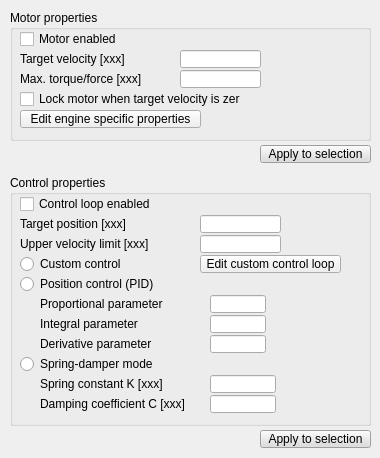
<?xml version="1.0" encoding="UTF-8"?>
<ui version="4.0">
 <class>CQDlgJointDyn</class>
 <widget class="QDialog" name="CQDlgJointDyn">
  <property name="geometry">
   <rect>
    <x>0</x>
    <y>0</y>
    <width>380</width>
    <height>458</height>
   </rect>
  </property>
  <property name="windowTitle">
   <string>Joint Dynamic Properties</string>
  </property>
  <property name="locale">
   <locale language="English" country="UnitedStates"/>
  </property>
  <widget class="QGroupBox" name="qqGroup2">
   <property name="enabled">
    <bool>true</bool>
   </property>
   <property name="geometry">
    <rect>
     <x>10</x>
     <y>10</y>
     <width>361</width>
     <height>131</height>
    </rect>
   </property>
   <property name="title">
    <string>Motor properties</string>
   </property>
   <property name="flat">
    <bool>false</bool>
   </property>
   <property name="checkable">
    <bool>false</bool>
   </property>
   <property name="checked">
    <bool>false</bool>
   </property>
   <widget class="QLabel" name="qqTargetVelocityLabel">
    <property name="geometry">
     <rect>
      <x>10</x>
      <y>40</y>
      <width>161</width>
      <height>18</height>
     </rect>
    </property>
    <property name="text">
     <string>Target velocity [xxx]</string>
    </property>
   </widget>
   <widget class="QLineEdit" name="qqTargetVelocity">
    <property name="geometry">
     <rect>
      <x>170</x>
      <y>40</y>
      <width>81</width>
      <height>18</height>
     </rect>
    </property>
   </widget>
   <widget class="QLineEdit" name="qqMaxForce">
    <property name="geometry">
     <rect>
      <x>170</x>
      <y>60</y>
      <width>81</width>
      <height>18</height>
     </rect>
    </property>
   </widget>
   <widget class="QLabel" name="qqMaxForceLabel">
    <property name="geometry">
     <rect>
      <x>10</x>
      <y>60</y>
      <width>161</width>
      <height>18</height>
     </rect>
    </property>
    <property name="text">
     <string>Max. torque/force [xxx]</string>
    </property>
   </widget>
   <widget class="QToolButton" name="qqAdjustEngineProperties">
    <property name="geometry">
     <rect>
      <x>10</x>
      <y>100</y>
      <width>181</width>
      <height>18</height>
     </rect>
    </property>
    <property name="focusPolicy">
     <enum>Qt::StrongFocus</enum>
    </property>
    <property name="text">
     <string>Edit engine specific properties</string>
    </property>
   </widget>
   <widget class="QCheckBox" name="qqMotorLockEnabled">
    <property name="geometry">
     <rect>
      <x>10</x>
      <y>80</y>
      <width>221</width>
      <height>18</height>
     </rect>
    </property>
    <property name="focusPolicy">
     <enum>Qt::StrongFocus</enum>
    </property>
    <property name="text">
     <string>Lock motor when target velocity is zero</string>
    </property>
   </widget>
   <widget class="QCheckBox" name="qqMotorEnabled">
    <property name="geometry">
     <rect>
      <x>10</x>
      <y>20</y>
      <width>161</width>
      <height>18</height>
     </rect>
    </property>
    <property name="focusPolicy">
     <enum>Qt::StrongFocus</enum>
    </property>
    <property name="text">
     <string>Motor enabled</string>
    </property>
   </widget>
  </widget>
  <widget class="QGroupBox" name="qqGroup">
   <property name="geometry">
    <rect>
     <x>10</x>
     <y>175</y>
     <width>361</width>
     <height>251</height>
    </rect>
   </property>
   <property name="title">
    <string>Control properties</string>
   </property>
   <property name="flat">
    <bool>false</bool>
   </property>
   <property name="checkable">
    <bool>false</bool>
   </property>
   <property name="checked">
    <bool>false</bool>
   </property>
   <widget class="QLineEdit" name="qqVelocityUpperLimit">
    <property name="geometry">
     <rect>
      <x>190</x>
      <y>60</y>
      <width>81</width>
      <height>18</height>
     </rect>
    </property>
   </widget>
   <widget class="QLineEdit" name="qqTargetPosition">
    <property name="geometry">
     <rect>
      <x>190</x>
      <y>40</y>
      <width>81</width>
      <height>18</height>
     </rect>
    </property>
   </widget>
   <widget class="QLabel" name="qqTargetPositionLabel">
    <property name="geometry">
     <rect>
      <x>10</x>
      <y>40</y>
      <width>181</width>
      <height>18</height>
     </rect>
    </property>
    <property name="text">
     <string>Target position [xxx]</string>
    </property>
   </widget>
   <widget class="QLabel" name="label_4">
    <property name="geometry">
     <rect>
      <x>30</x>
      <y>120</y>
      <width>161</width>
      <height>18</height>
     </rect>
    </property>
    <property name="text">
     <string>Proportional parameter</string>
    </property>
   </widget>
   <widget class="QLineEdit" name="qqP">
    <property name="geometry">
     <rect>
      <x>200</x>
      <y>120</y>
      <width>56</width>
      <height>18</height>
     </rect>
    </property>
   </widget>
   <widget class="QLineEdit" name="qqI">
    <property name="geometry">
     <rect>
      <x>200</x>
      <y>140</y>
      <width>56</width>
      <height>18</height>
     </rect>
    </property>
   </widget>
   <widget class="QLabel" name="label_5">
    <property name="geometry">
     <rect>
      <x>30</x>
      <y>140</y>
      <width>161</width>
      <height>18</height>
     </rect>
    </property>
    <property name="text">
     <string>Integral parameter</string>
    </property>
   </widget>
   <widget class="QLineEdit" name="qqD">
    <property name="geometry">
     <rect>
      <x>200</x>
      <y>160</y>
      <width>56</width>
      <height>18</height>
     </rect>
    </property>
   </widget>
   <widget class="QLabel" name="label_6">
    <property name="geometry">
     <rect>
      <x>30</x>
      <y>160</y>
      <width>161</width>
      <height>18</height>
     </rect>
    </property>
    <property name="text">
     <string>Derivative parameter</string>
    </property>
   </widget>
   <widget class="QRadioButton" name="qqCustomControl">
    <property name="geometry">
     <rect>
      <x>10</x>
      <y>80</y>
      <width>131</width>
      <height>18</height>
     </rect>
    </property>
    <property name="focusPolicy">
     <enum>Qt::StrongFocus</enum>
    </property>
    <property name="text">
     <string>Custom control</string>
    </property>
    <property name="autoExclusive">
     <bool>false</bool>
    </property>
   </widget>
   <widget class="QRadioButton" name="qqPositionControl">
    <property name="geometry">
     <rect>
      <x>10</x>
      <y>100</y>
      <width>141</width>
      <height>18</height>
     </rect>
    </property>
    <property name="focusPolicy">
     <enum>Qt::StrongFocus</enum>
    </property>
    <property name="text">
     <string>Position control (PID)</string>
    </property>
    <property name="autoExclusive">
     <bool>false</bool>
    </property>
   </widget>
   <widget class="QToolButton" name="qqEditCustomControl">
    <property name="geometry">
     <rect>
      <x>190</x>
      <y>80</y>
      <width>141</width>
      <height>18</height>
     </rect>
    </property>
    <property name="focusPolicy">
     <enum>Qt::StrongFocus</enum>
    </property>
    <property name="text">
     <string>Edit custom control loop</string>
    </property>
   </widget>
   <widget class="QLineEdit" name="qqK">
    <property name="geometry">
     <rect>
      <x>200</x>
      <y>200</y>
      <width>66</width>
      <height>18</height>
     </rect>
    </property>
   </widget>
   <widget class="QLabel" name="qqCLabel">
    <property name="geometry">
     <rect>
      <x>30</x>
      <y>220</y>
      <width>171</width>
      <height>18</height>
     </rect>
    </property>
    <property name="text">
     <string>Damping coefficient C [xxx]</string>
    </property>
   </widget>
   <widget class="QRadioButton" name="qqSpringControl">
    <property name="geometry">
     <rect>
      <x>10</x>
      <y>180</y>
      <width>141</width>
      <height>18</height>
     </rect>
    </property>
    <property name="focusPolicy">
     <enum>Qt::StrongFocus</enum>
    </property>
    <property name="text">
     <string>Spring-damper mode</string>
    </property>
    <property name="autoExclusive">
     <bool>false</bool>
    </property>
   </widget>
   <widget class="QLineEdit" name="qqC">
    <property name="geometry">
     <rect>
      <x>200</x>
      <y>220</y>
      <width>66</width>
      <height>18</height>
     </rect>
    </property>
   </widget>
   <widget class="QLabel" name="qqKLabel">
    <property name="geometry">
     <rect>
      <x>30</x>
      <y>200</y>
      <width>171</width>
      <height>18</height>
     </rect>
    </property>
    <property name="text">
     <string>Spring constant K [xxx]</string>
    </property>
   </widget>
   <widget class="QLabel" name="qqUpperVelocityLabel">
    <property name="geometry">
     <rect>
      <x>10</x>
      <y>60</y>
      <width>181</width>
      <height>18</height>
     </rect>
    </property>
    <property name="text">
     <string>Upper velocity limit [xxx]</string>
    </property>
   </widget>
   <widget class="QCheckBox" name="qqControlEnabled">
    <property name="geometry">
     <rect>
      <x>10</x>
      <y>20</y>
      <width>181</width>
      <height>18</height>
     </rect>
    </property>
    <property name="focusPolicy">
     <enum>Qt::StrongFocus</enum>
    </property>
    <property name="text">
     <string>Control loop enabled</string>
    </property>
   </widget>
  </widget>
  <widget class="QToolButton" name="qqApplyDynamicProperties">
   <property name="geometry">
    <rect>
     <x>260</x>
     <y>145</y>
     <width>111</width>
     <height>18</height>
    </rect>
   </property>
   <property name="palette">
    <palette>
     <active>
      <colorrole role="WindowText">
       <brush brushstyle="SolidPattern">
        <color alpha="255">
         <red>0</red>
         <green>0</green>
         <blue>0</blue>
        </color>
       </brush>
      </colorrole>
      <colorrole role="Button">
       <brush brushstyle="SolidPattern">
        <color alpha="255">
         <red>220</red>
         <green>220</green>
         <blue>220</blue>
        </color>
       </brush>
      </colorrole>
      <colorrole role="Light">
       <brush brushstyle="SolidPattern">
        <color alpha="255">
         <red>255</red>
         <green>255</green>
         <blue>255</blue>
        </color>
       </brush>
      </colorrole>
      <colorrole role="Midlight">
       <brush brushstyle="SolidPattern">
        <color alpha="255">
         <red>237</red>
         <green>237</green>
         <blue>237</blue>
        </color>
       </brush>
      </colorrole>
      <colorrole role="Dark">
       <brush brushstyle="SolidPattern">
        <color alpha="255">
         <red>110</red>
         <green>110</green>
         <blue>110</blue>
        </color>
       </brush>
      </colorrole>
      <colorrole role="Mid">
       <brush brushstyle="SolidPattern">
        <color alpha="255">
         <red>147</red>
         <green>147</green>
         <blue>147</blue>
        </color>
       </brush>
      </colorrole>
      <colorrole role="Text">
       <brush brushstyle="SolidPattern">
        <color alpha="255">
         <red>0</red>
         <green>0</green>
         <blue>0</blue>
        </color>
       </brush>
      </colorrole>
      <colorrole role="BrightText">
       <brush brushstyle="SolidPattern">
        <color alpha="255">
         <red>255</red>
         <green>255</green>
         <blue>255</blue>
        </color>
       </brush>
      </colorrole>
      <colorrole role="ButtonText">
       <brush brushstyle="SolidPattern">
        <color alpha="255">
         <red>0</red>
         <green>0</green>
         <blue>0</blue>
        </color>
       </brush>
      </colorrole>
      <colorrole role="Base">
       <brush brushstyle="SolidPattern">
        <color alpha="255">
         <red>255</red>
         <green>255</green>
         <blue>255</blue>
        </color>
       </brush>
      </colorrole>
      <colorrole role="Window">
       <brush brushstyle="SolidPattern">
        <color alpha="255">
         <red>220</red>
         <green>220</green>
         <blue>220</blue>
        </color>
       </brush>
      </colorrole>
      <colorrole role="Shadow">
       <brush brushstyle="SolidPattern">
        <color alpha="255">
         <red>0</red>
         <green>0</green>
         <blue>0</blue>
        </color>
       </brush>
      </colorrole>
      <colorrole role="AlternateBase">
       <brush brushstyle="SolidPattern">
        <color alpha="255">
         <red>237</red>
         <green>237</green>
         <blue>237</blue>
        </color>
       </brush>
      </colorrole>
      <colorrole role="ToolTipBase">
       <brush brushstyle="SolidPattern">
        <color alpha="255">
         <red>255</red>
         <green>255</green>
         <blue>220</blue>
        </color>
       </brush>
      </colorrole>
      <colorrole role="ToolTipText">
       <brush brushstyle="SolidPattern">
        <color alpha="255">
         <red>0</red>
         <green>0</green>
         <blue>0</blue>
        </color>
       </brush>
      </colorrole>
     </active>
     <inactive>
      <colorrole role="WindowText">
       <brush brushstyle="SolidPattern">
        <color alpha="255">
         <red>0</red>
         <green>0</green>
         <blue>0</blue>
        </color>
       </brush>
      </colorrole>
      <colorrole role="Button">
       <brush brushstyle="SolidPattern">
        <color alpha="255">
         <red>220</red>
         <green>220</green>
         <blue>220</blue>
        </color>
       </brush>
      </colorrole>
      <colorrole role="Light">
       <brush brushstyle="SolidPattern">
        <color alpha="255">
         <red>255</red>
         <green>255</green>
         <blue>255</blue>
        </color>
       </brush>
      </colorrole>
      <colorrole role="Midlight">
       <brush brushstyle="SolidPattern">
        <color alpha="255">
         <red>237</red>
         <green>237</green>
         <blue>237</blue>
        </color>
       </brush>
      </colorrole>
      <colorrole role="Dark">
       <brush brushstyle="SolidPattern">
        <color alpha="255">
         <red>110</red>
         <green>110</green>
         <blue>110</blue>
        </color>
       </brush>
      </colorrole>
      <colorrole role="Mid">
       <brush brushstyle="SolidPattern">
        <color alpha="255">
         <red>147</red>
         <green>147</green>
         <blue>147</blue>
        </color>
       </brush>
      </colorrole>
      <colorrole role="Text">
       <brush brushstyle="SolidPattern">
        <color alpha="255">
         <red>0</red>
         <green>0</green>
         <blue>0</blue>
        </color>
       </brush>
      </colorrole>
      <colorrole role="BrightText">
       <brush brushstyle="SolidPattern">
        <color alpha="255">
         <red>255</red>
         <green>255</green>
         <blue>255</blue>
        </color>
       </brush>
      </colorrole>
      <colorrole role="ButtonText">
       <brush brushstyle="SolidPattern">
        <color alpha="255">
         <red>0</red>
         <green>0</green>
         <blue>0</blue>
        </color>
       </brush>
      </colorrole>
      <colorrole role="Base">
       <brush brushstyle="SolidPattern">
        <color alpha="255">
         <red>255</red>
         <green>255</green>
         <blue>255</blue>
        </color>
       </brush>
      </colorrole>
      <colorrole role="Window">
       <brush brushstyle="SolidPattern">
        <color alpha="255">
         <red>220</red>
         <green>220</green>
         <blue>220</blue>
        </color>
       </brush>
      </colorrole>
      <colorrole role="Shadow">
       <brush brushstyle="SolidPattern">
        <color alpha="255">
         <red>0</red>
         <green>0</green>
         <blue>0</blue>
        </color>
       </brush>
      </colorrole>
      <colorrole role="AlternateBase">
       <brush brushstyle="SolidPattern">
        <color alpha="255">
         <red>237</red>
         <green>237</green>
         <blue>237</blue>
        </color>
       </brush>
      </colorrole>
      <colorrole role="ToolTipBase">
       <brush brushstyle="SolidPattern">
        <color alpha="255">
         <red>255</red>
         <green>255</green>
         <blue>220</blue>
        </color>
       </brush>
      </colorrole>
      <colorrole role="ToolTipText">
       <brush brushstyle="SolidPattern">
        <color alpha="255">
         <red>0</red>
         <green>0</green>
         <blue>0</blue>
        </color>
       </brush>
      </colorrole>
     </inactive>
     <disabled>
      <colorrole role="WindowText">
       <brush brushstyle="SolidPattern">
        <color alpha="255">
         <red>110</red>
         <green>110</green>
         <blue>110</blue>
        </color>
       </brush>
      </colorrole>
      <colorrole role="Button">
       <brush brushstyle="SolidPattern">
        <color alpha="255">
         <red>220</red>
         <green>220</green>
         <blue>220</blue>
        </color>
       </brush>
      </colorrole>
      <colorrole role="Light">
       <brush brushstyle="SolidPattern">
        <color alpha="255">
         <red>255</red>
         <green>255</green>
         <blue>255</blue>
        </color>
       </brush>
      </colorrole>
      <colorrole role="Midlight">
       <brush brushstyle="SolidPattern">
        <color alpha="255">
         <red>237</red>
         <green>237</green>
         <blue>237</blue>
        </color>
       </brush>
      </colorrole>
      <colorrole role="Dark">
       <brush brushstyle="SolidPattern">
        <color alpha="255">
         <red>110</red>
         <green>110</green>
         <blue>110</blue>
        </color>
       </brush>
      </colorrole>
      <colorrole role="Mid">
       <brush brushstyle="SolidPattern">
        <color alpha="255">
         <red>147</red>
         <green>147</green>
         <blue>147</blue>
        </color>
       </brush>
      </colorrole>
      <colorrole role="Text">
       <brush brushstyle="SolidPattern">
        <color alpha="255">
         <red>110</red>
         <green>110</green>
         <blue>110</blue>
        </color>
       </brush>
      </colorrole>
      <colorrole role="BrightText">
       <brush brushstyle="SolidPattern">
        <color alpha="255">
         <red>255</red>
         <green>255</green>
         <blue>255</blue>
        </color>
       </brush>
      </colorrole>
      <colorrole role="ButtonText">
       <brush brushstyle="SolidPattern">
        <color alpha="255">
         <red>110</red>
         <green>110</green>
         <blue>110</blue>
        </color>
       </brush>
      </colorrole>
      <colorrole role="Base">
       <brush brushstyle="SolidPattern">
        <color alpha="255">
         <red>220</red>
         <green>220</green>
         <blue>220</blue>
        </color>
       </brush>
      </colorrole>
      <colorrole role="Window">
       <brush brushstyle="SolidPattern">
        <color alpha="255">
         <red>220</red>
         <green>220</green>
         <blue>220</blue>
        </color>
       </brush>
      </colorrole>
      <colorrole role="Shadow">
       <brush brushstyle="SolidPattern">
        <color alpha="255">
         <red>0</red>
         <green>0</green>
         <blue>0</blue>
        </color>
       </brush>
      </colorrole>
      <colorrole role="AlternateBase">
       <brush brushstyle="SolidPattern">
        <color alpha="255">
         <red>220</red>
         <green>220</green>
         <blue>220</blue>
        </color>
       </brush>
      </colorrole>
      <colorrole role="ToolTipBase">
       <brush brushstyle="SolidPattern">
        <color alpha="255">
         <red>255</red>
         <green>255</green>
         <blue>220</blue>
        </color>
       </brush>
      </colorrole>
      <colorrole role="ToolTipText">
       <brush brushstyle="SolidPattern">
        <color alpha="255">
         <red>0</red>
         <green>0</green>
         <blue>0</blue>
        </color>
       </brush>
      </colorrole>
     </disabled>
    </palette>
   </property>
   <property name="focusPolicy">
    <enum>Qt::StrongFocus</enum>
   </property>
   <property name="text">
    <string>Apply to selection</string>
   </property>
  </widget>
  <widget class="QToolButton" name="qqApplyControlParameters">
   <property name="geometry">
    <rect>
     <x>260</x>
     <y>430</y>
     <width>111</width>
     <height>18</height>
    </rect>
   </property>
   <property name="palette">
    <palette>
     <active>
      <colorrole role="WindowText">
       <brush brushstyle="SolidPattern">
        <color alpha="255">
         <red>0</red>
         <green>0</green>
         <blue>0</blue>
        </color>
       </brush>
      </colorrole>
      <colorrole role="Button">
       <brush brushstyle="SolidPattern">
        <color alpha="255">
         <red>220</red>
         <green>220</green>
         <blue>220</blue>
        </color>
       </brush>
      </colorrole>
      <colorrole role="Light">
       <brush brushstyle="SolidPattern">
        <color alpha="255">
         <red>255</red>
         <green>255</green>
         <blue>255</blue>
        </color>
       </brush>
      </colorrole>
      <colorrole role="Midlight">
       <brush brushstyle="SolidPattern">
        <color alpha="255">
         <red>237</red>
         <green>237</green>
         <blue>237</blue>
        </color>
       </brush>
      </colorrole>
      <colorrole role="Dark">
       <brush brushstyle="SolidPattern">
        <color alpha="255">
         <red>110</red>
         <green>110</green>
         <blue>110</blue>
        </color>
       </brush>
      </colorrole>
      <colorrole role="Mid">
       <brush brushstyle="SolidPattern">
        <color alpha="255">
         <red>147</red>
         <green>147</green>
         <blue>147</blue>
        </color>
       </brush>
      </colorrole>
      <colorrole role="Text">
       <brush brushstyle="SolidPattern">
        <color alpha="255">
         <red>0</red>
         <green>0</green>
         <blue>0</blue>
        </color>
       </brush>
      </colorrole>
      <colorrole role="BrightText">
       <brush brushstyle="SolidPattern">
        <color alpha="255">
         <red>255</red>
         <green>255</green>
         <blue>255</blue>
        </color>
       </brush>
      </colorrole>
      <colorrole role="ButtonText">
       <brush brushstyle="SolidPattern">
        <color alpha="255">
         <red>0</red>
         <green>0</green>
         <blue>0</blue>
        </color>
       </brush>
      </colorrole>
      <colorrole role="Base">
       <brush brushstyle="SolidPattern">
        <color alpha="255">
         <red>255</red>
         <green>255</green>
         <blue>255</blue>
        </color>
       </brush>
      </colorrole>
      <colorrole role="Window">
       <brush brushstyle="SolidPattern">
        <color alpha="255">
         <red>220</red>
         <green>220</green>
         <blue>220</blue>
        </color>
       </brush>
      </colorrole>
      <colorrole role="Shadow">
       <brush brushstyle="SolidPattern">
        <color alpha="255">
         <red>0</red>
         <green>0</green>
         <blue>0</blue>
        </color>
       </brush>
      </colorrole>
      <colorrole role="AlternateBase">
       <brush brushstyle="SolidPattern">
        <color alpha="255">
         <red>237</red>
         <green>237</green>
         <blue>237</blue>
        </color>
       </brush>
      </colorrole>
      <colorrole role="ToolTipBase">
       <brush brushstyle="SolidPattern">
        <color alpha="255">
         <red>255</red>
         <green>255</green>
         <blue>220</blue>
        </color>
       </brush>
      </colorrole>
      <colorrole role="ToolTipText">
       <brush brushstyle="SolidPattern">
        <color alpha="255">
         <red>0</red>
         <green>0</green>
         <blue>0</blue>
        </color>
       </brush>
      </colorrole>
     </active>
     <inactive>
      <colorrole role="WindowText">
       <brush brushstyle="SolidPattern">
        <color alpha="255">
         <red>0</red>
         <green>0</green>
         <blue>0</blue>
        </color>
       </brush>
      </colorrole>
      <colorrole role="Button">
       <brush brushstyle="SolidPattern">
        <color alpha="255">
         <red>220</red>
         <green>220</green>
         <blue>220</blue>
        </color>
       </brush>
      </colorrole>
      <colorrole role="Light">
       <brush brushstyle="SolidPattern">
        <color alpha="255">
         <red>255</red>
         <green>255</green>
         <blue>255</blue>
        </color>
       </brush>
      </colorrole>
      <colorrole role="Midlight">
       <brush brushstyle="SolidPattern">
        <color alpha="255">
         <red>237</red>
         <green>237</green>
         <blue>237</blue>
        </color>
       </brush>
      </colorrole>
      <colorrole role="Dark">
       <brush brushstyle="SolidPattern">
        <color alpha="255">
         <red>110</red>
         <green>110</green>
         <blue>110</blue>
        </color>
       </brush>
      </colorrole>
      <colorrole role="Mid">
       <brush brushstyle="SolidPattern">
        <color alpha="255">
         <red>147</red>
         <green>147</green>
         <blue>147</blue>
        </color>
       </brush>
      </colorrole>
      <colorrole role="Text">
       <brush brushstyle="SolidPattern">
        <color alpha="255">
         <red>0</red>
         <green>0</green>
         <blue>0</blue>
        </color>
       </brush>
      </colorrole>
      <colorrole role="BrightText">
       <brush brushstyle="SolidPattern">
        <color alpha="255">
         <red>255</red>
         <green>255</green>
         <blue>255</blue>
        </color>
       </brush>
      </colorrole>
      <colorrole role="ButtonText">
       <brush brushstyle="SolidPattern">
        <color alpha="255">
         <red>0</red>
         <green>0</green>
         <blue>0</blue>
        </color>
       </brush>
      </colorrole>
      <colorrole role="Base">
       <brush brushstyle="SolidPattern">
        <color alpha="255">
         <red>255</red>
         <green>255</green>
         <blue>255</blue>
        </color>
       </brush>
      </colorrole>
      <colorrole role="Window">
       <brush brushstyle="SolidPattern">
        <color alpha="255">
         <red>220</red>
         <green>220</green>
         <blue>220</blue>
        </color>
       </brush>
      </colorrole>
      <colorrole role="Shadow">
       <brush brushstyle="SolidPattern">
        <color alpha="255">
         <red>0</red>
         <green>0</green>
         <blue>0</blue>
        </color>
       </brush>
      </colorrole>
      <colorrole role="AlternateBase">
       <brush brushstyle="SolidPattern">
        <color alpha="255">
         <red>237</red>
         <green>237</green>
         <blue>237</blue>
        </color>
       </brush>
      </colorrole>
      <colorrole role="ToolTipBase">
       <brush brushstyle="SolidPattern">
        <color alpha="255">
         <red>255</red>
         <green>255</green>
         <blue>220</blue>
        </color>
       </brush>
      </colorrole>
      <colorrole role="ToolTipText">
       <brush brushstyle="SolidPattern">
        <color alpha="255">
         <red>0</red>
         <green>0</green>
         <blue>0</blue>
        </color>
       </brush>
      </colorrole>
     </inactive>
     <disabled>
      <colorrole role="WindowText">
       <brush brushstyle="SolidPattern">
        <color alpha="255">
         <red>110</red>
         <green>110</green>
         <blue>110</blue>
        </color>
       </brush>
      </colorrole>
      <colorrole role="Button">
       <brush brushstyle="SolidPattern">
        <color alpha="255">
         <red>220</red>
         <green>220</green>
         <blue>220</blue>
        </color>
       </brush>
      </colorrole>
      <colorrole role="Light">
       <brush brushstyle="SolidPattern">
        <color alpha="255">
         <red>255</red>
         <green>255</green>
         <blue>255</blue>
        </color>
       </brush>
      </colorrole>
      <colorrole role="Midlight">
       <brush brushstyle="SolidPattern">
        <color alpha="255">
         <red>237</red>
         <green>237</green>
         <blue>237</blue>
        </color>
       </brush>
      </colorrole>
      <colorrole role="Dark">
       <brush brushstyle="SolidPattern">
        <color alpha="255">
         <red>110</red>
         <green>110</green>
         <blue>110</blue>
        </color>
       </brush>
      </colorrole>
      <colorrole role="Mid">
       <brush brushstyle="SolidPattern">
        <color alpha="255">
         <red>147</red>
         <green>147</green>
         <blue>147</blue>
        </color>
       </brush>
      </colorrole>
      <colorrole role="Text">
       <brush brushstyle="SolidPattern">
        <color alpha="255">
         <red>110</red>
         <green>110</green>
         <blue>110</blue>
        </color>
       </brush>
      </colorrole>
      <colorrole role="BrightText">
       <brush brushstyle="SolidPattern">
        <color alpha="255">
         <red>255</red>
         <green>255</green>
         <blue>255</blue>
        </color>
       </brush>
      </colorrole>
      <colorrole role="ButtonText">
       <brush brushstyle="SolidPattern">
        <color alpha="255">
         <red>110</red>
         <green>110</green>
         <blue>110</blue>
        </color>
       </brush>
      </colorrole>
      <colorrole role="Base">
       <brush brushstyle="SolidPattern">
        <color alpha="255">
         <red>220</red>
         <green>220</green>
         <blue>220</blue>
        </color>
       </brush>
      </colorrole>
      <colorrole role="Window">
       <brush brushstyle="SolidPattern">
        <color alpha="255">
         <red>220</red>
         <green>220</green>
         <blue>220</blue>
        </color>
       </brush>
      </colorrole>
      <colorrole role="Shadow">
       <brush brushstyle="SolidPattern">
        <color alpha="255">
         <red>0</red>
         <green>0</green>
         <blue>0</blue>
        </color>
       </brush>
      </colorrole>
      <colorrole role="AlternateBase">
       <brush brushstyle="SolidPattern">
        <color alpha="255">
         <red>220</red>
         <green>220</green>
         <blue>220</blue>
        </color>
       </brush>
      </colorrole>
      <colorrole role="ToolTipBase">
       <brush brushstyle="SolidPattern">
        <color alpha="255">
         <red>255</red>
         <green>255</green>
         <blue>220</blue>
        </color>
       </brush>
      </colorrole>
      <colorrole role="ToolTipText">
       <brush brushstyle="SolidPattern">
        <color alpha="255">
         <red>0</red>
         <green>0</green>
         <blue>0</blue>
        </color>
       </brush>
      </colorrole>
     </disabled>
    </palette>
   </property>
   <property name="focusPolicy">
    <enum>Qt::StrongFocus</enum>
   </property>
   <property name="text">
    <string>Apply to selection</string>
   </property>
  </widget>
 </widget>
 <tabstops>
  <tabstop>qqMotorEnabled</tabstop>
  <tabstop>qqTargetVelocity</tabstop>
  <tabstop>qqMaxForce</tabstop>
  <tabstop>qqMotorLockEnabled</tabstop>
  <tabstop>qqAdjustEngineProperties</tabstop>
  <tabstop>qqApplyDynamicProperties</tabstop>
  <tabstop>qqControlEnabled</tabstop>
  <tabstop>qqTargetPosition</tabstop>
  <tabstop>qqVelocityUpperLimit</tabstop>
  <tabstop>qqCustomControl</tabstop>
  <tabstop>qqEditCustomControl</tabstop>
  <tabstop>qqPositionControl</tabstop>
  <tabstop>qqP</tabstop>
  <tabstop>qqI</tabstop>
  <tabstop>qqD</tabstop>
  <tabstop>qqSpringControl</tabstop>
  <tabstop>qqK</tabstop>
  <tabstop>qqC</tabstop>
  <tabstop>qqApplyControlParameters</tabstop>
 </tabstops>
 <resources/>
 <connections/>
</ui>
